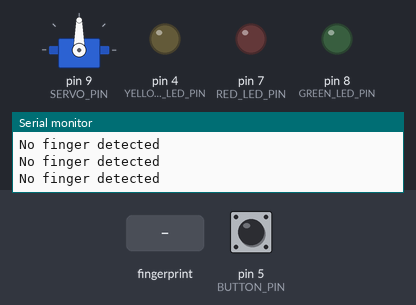
A sketch run on a simulated Arduino Uno, built with avr-gcc and run on an emulated ATmega328P. Parts: servo, output pins drawn as LEDs (lit = HIGH), the last lines printed to the serial monitor. The test bench sets the inputs (shaded band); at power-on: pin 5 (BUTTON_PIN) LOW.

Above: at 3.2 s.
3.3 s: finger stored as number 1 placed on the sensor
At 4.0 s:
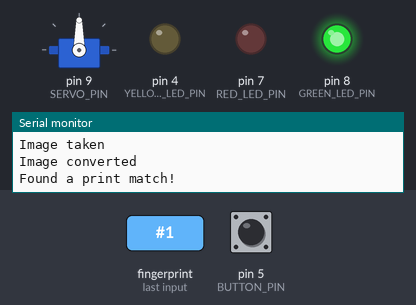
At 5.5 s:
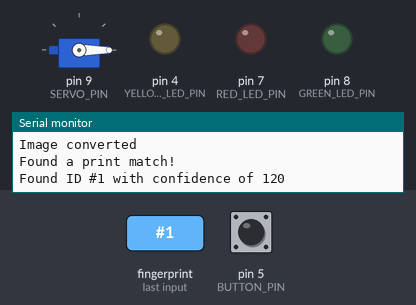
6.3 s: pin 5 (BUTTON_PIN) pulled HIGH for 3.2 s
At 7.7 s:
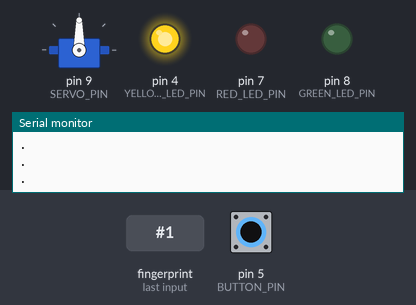
Timing chart, 0 to 9.3 s (numbered marks = the images above; inputs shaded):
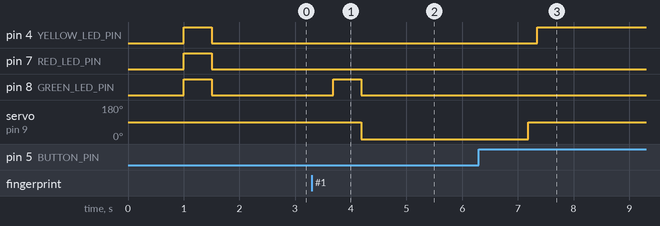

The sketch:

finger_lock.ino
```cpp
#include <Adafruit_Fingerprint.h>
#include <SoftwareSerial.h>
#include <Servo.h>

#define RED_LED_PIN 7
#define GREEN_LED_PIN 8
#define YELLOW_LED_PIN 4
#define BUTTON_PIN 5
#define SERVO_PIN 9

#define LOCK_POS  90
#define OPEN_POS  0


int buttonState;             // the current reading from the input pin
int lastButtonState = LOW;   // the previous reading from the input pin

// the following variables are long's because the time, measured in miliseconds,
// will quickly become a bigger number than can be stored in an int.
long lastDebounceTime = 0;  // the last time the output pin was toggled
long debounceDelay = 50;    // the debounce time; increase if the output flickers


// int getFingerprintIDez();
uint8_t getFingerprintID();

uint8_t getFingerprintEnroll(uint8_t id);


// pin #2 is IN from sensor (GREEN wire)
// pin #3 is OUT from arduino  (WHITE wire)
SoftwareSerial mySerial(2, 3);

Adafruit_Fingerprint finger = Adafruit_Fingerprint(&mySerial);
Servo myservo;  // create servo object to control a servo


void setup()
{
  Serial.begin(9600);
  Serial.println("fingertest");
  pinMode(BUTTON_PIN, INPUT);
  pinMode(RED_LED_PIN, OUTPUT);
  pinMode(GREEN_LED_PIN, OUTPUT);
  pinMode(YELLOW_LED_PIN, OUTPUT);
  myservo.attach(SERVO_PIN);  // attaches the servo on pin 9 to the servo object

  // set the data rate for the sensor serial port
  finger.begin(57600);

  if (finger.verifyPassword()) {
    Serial.println("Found fingerprint sensor!");
  } else {
    Serial.println("Did not find fingerprint sensor :(");
    while (1);
  }

  digitalWrite(RED_LED_PIN, HIGH);   // turn the LED on (HIGH is the voltage level)
  digitalWrite(GREEN_LED_PIN, HIGH);   // turn the LED on (HIGH is the voltage level)
  digitalWrite(YELLOW_LED_PIN, HIGH);   // turn the LED on (HIGH is the voltage level)
  delay(500);              // wait for half a second
  digitalWrite(RED_LED_PIN, LOW);    // turn the LED off by making the voltage LOW
  digitalWrite(GREEN_LED_PIN, LOW);    // turn the LED off by making the voltage LOW
  digitalWrite(YELLOW_LED_PIN, LOW);    // turn the LED off by making the voltage LOW
  delay(500);              // wait for half a second
  myservo.write(LOCK_POS);

  Serial.println("Waiting for valid finger...");
}

void signalRed()
{
  digitalWrite(RED_LED_PIN, HIGH);   // turn the LED on (HIGH is the voltage level)
  delay(500);              // wait for half a second
  digitalWrite(RED_LED_PIN, LOW);    // turn the LED off by making the voltage LOW
}

void signalGreen()
{
  digitalWrite(GREEN_LED_PIN, HIGH);   // turn the LED on (HIGH is the voltage level)
  delay(500);              // wait for half a second
  digitalWrite(GREEN_LED_PIN, LOW);    // turn the LED off by making the voltage LOW
}

void checksetupButton()
{
  // read the state of the switch into a local variable:
  int reading = digitalRead(BUTTON_PIN);

  // check to see if you just pressed the button
  // (i.e. the input went from LOW to HIGH),  and you've waited
  // long enough since the last press to ignore any noise:

  // If the switch changed, due to noise or pressing:
  if (reading != lastButtonState) {
    // reset the debouncing timer
    lastDebounceTime = millis();
  }

  if ((millis() - lastDebounceTime) > debounceDelay) {
    // whatever the reading is at, it's been there for longer
    // than the debounce delay, so take it as the actual current state:

    // if the button state has changed:
    if (reading != buttonState) {
      buttonState = reading;

     if (buttonState == HIGH) {
          uint8_t id = 0;
          Serial.print("Enrolling ID #");
          Serial.println(id);

          while (!  getFingerprintEnroll(id) );

     }
    }
  }

  // // set the LED:
  // digitalWrite(ledPin, ledState);

  // save the reading.  Next time through the loop,
  // it'll be the lastButtonState:
  lastButtonState = reading;

}

void loop()
{

  // if enroll button is pressed, light yellow led when enrolling, green for ok, red for error
  // when powering up try recognize for 10 seconds, red and green for success failure
  getFingerprintID();
  delay(50);            //don't need to run this at full speed.
  checksetupButton();
}


void waitForOK()
{
  uint8_t p = -1;
  while (p != FINGERPRINT_OK) {
    p = finger.getImage();
    switch (p) {
    case FINGERPRINT_OK:
      Serial.println("Image taken");
      break;
    case FINGERPRINT_NOFINGER:
      Serial.println(".");
      break;
    case FINGERPRINT_PACKETRECIEVEERR:
      Serial.println("Communication error");
      break;
    case FINGERPRINT_IMAGEFAIL:
      Serial.println("Imaging error");
      break;
    default:
      Serial.println("Unknown error");
      break;
    }
  }
}

void dumpMessage(uint8_t p)
{
    switch (p) {
    case FINGERPRINT_OK:
      Serial.println("Image converted");
      break;
    case FINGERPRINT_IMAGEMESS:
      Serial.println("Image too messy");
      break;
    case FINGERPRINT_PACKETRECIEVEERR:
      Serial.println("Communication error");
      break;
    case FINGERPRINT_FEATUREFAIL:
      Serial.println("Could not find fingerprint features");
      break;
    case FINGERPRINT_INVALIDIMAGE:
      Serial.println("Could not find fingerprint features");
      break;
    default:
      Serial.println("Unknown error");
      break;
  }

}


// void loopEnroll()                     // run over and over again
// {
//   Serial.println("Type in the ID # you want to save this finger as...");
//   uint8_t id = 0;
//   while (true) {
//     while (! Serial.available());
//     char c = Serial.read();
//     if (! isdigit(c)) break;
//     id *= 10;
//     id += c - '0';
//   }
//   Serial.print("Enrolling ID #");
//   Serial.println(id);

//   while (!  getFingerprintEnroll(id) );
// }

uint8_t getFingerprintEnroll(uint8_t id) {
  uint8_t p = -1;
  Serial.println("Waiting for valid finger to enroll");
  digitalWrite(YELLOW_LED_PIN, HIGH);
  waitForOK();


  // OK success!

  p = finger.image2Tz(1);
  dumpMessage(p);
  digitalWrite(YELLOW_LED_PIN, LOW);
  if (p != FINGERPRINT_OK)
  {
    signalRed();
    return p;
  }

  Serial.println("Remove finger");
  delay(2000);
  p = 0;
  while (p != FINGERPRINT_NOFINGER) {
    p = finger.getImage();
  }

  p = -1;
  Serial.println("Place same finger again");
  digitalWrite(YELLOW_LED_PIN, HIGH);
  waitForOK();
  // OK success!

  p = finger.image2Tz(2);
  dumpMessage(p);
  digitalWrite(YELLOW_LED_PIN, LOW);
  if (p != FINGERPRINT_OK)
  {
    signalRed();
    return p;
  }


  // OK converted!
  p = finger.createModel();
  if (p == FINGERPRINT_OK) {
    Serial.println("Prints matched!");
  } else if (p == FINGERPRINT_PACKETRECIEVEERR) {
    Serial.println("Communication error");
    signalRed();
    return p;
  } else if (p == FINGERPRINT_ENROLLMISMATCH) {
    Serial.println("Fingerprints did not match");
    signalRed();
    return p;
  } else {
    Serial.println("Unknown error");
    signalRed();
    return p;
  }

  p = finger.storeModel(id);
  if (p == FINGERPRINT_OK) {
    Serial.println("Stored!");
    signalGreen();
    return 1;
  } else if (p == FINGERPRINT_PACKETRECIEVEERR) {
    Serial.println("Communication error");
    signalRed();
    return p;
  } else if (p == FINGERPRINT_BADLOCATION) {
    Serial.println("Could not store in that location");
    signalRed();
    return p;
  } else if (p == FINGERPRINT_FLASHERR) {
    Serial.println("Error writing to flash");
    signalRed();
    return p;
  } else {
    Serial.println("Unknown error");
    signalRed();
    return p;
  }
}


/*-------------------------*/


// void loopIdentify()                     // run over and over again
// {
// }

uint8_t getFingerprintID() {
  uint8_t p = finger.getImage();
  switch (p) {
    case FINGERPRINT_OK:
      Serial.println("Image taken");
      break;
    case FINGERPRINT_NOFINGER:
      Serial.println("No finger detected");
      return p;
    case FINGERPRINT_PACKETRECIEVEERR:
      Serial.println("Communication error");
      return p;
    case FINGERPRINT_IMAGEFAIL:
      Serial.println("Imaging error");
      return p;
    default:
      Serial.println("Unknown error");
      return p;
  }

  // OK success!

  p = finger.image2Tz();
  dumpMessage(p);
  if (p != FINGERPRINT_OK)
    return p;

  // OK converted!
  p = finger.fingerFastSearch();
  if (p == FINGERPRINT_OK) {
    Serial.println("Found a print match!");
    signalGreen();
  } else if (p == FINGERPRINT_PACKETRECIEVEERR) {
    Serial.println("Communication error");
    return p;
  } else if (p == FINGERPRINT_NOTFOUND) {
    Serial.println("Did not find a match");
    signalRed();
    return p;
  } else {
    Serial.println("Unknown error");
    return p;
  }

  // found a match!
  Serial.print("Found ID #"); Serial.print(finger.fingerID);
  Serial.print(" with confidence of "); Serial.println(finger.confidence);

  myservo.write(OPEN_POS);
  delay(3000);              // wait for half a second
  myservo.write(LOCK_POS);

}

// // returns -1 if failed, otherwise returns ID #
// int getFingerprintIDez() {
//   uint8_t p = finger.getImage();
//   if (p != FINGERPRINT_OK)  return -1;

//   p = finger.image2Tz();
//   if (p != FINGERPRINT_OK)  return -1;

//   p = finger.fingerFastSearch();
//   if (p != FINGERPRINT_OK)  return -1;

//   // found a match!
//   Serial.print("Found ID #"); Serial.print(finger.fingerID);
//   Serial.print(" with confidence of "); Serial.println(finger.confidence);


//   return finger.fingerID;


/*---------*/

// // twelve servo objects can be created on most boards

// int pos = 0;    // variable to store the servo position

// void setup() {

// }

// void loop() {
// //  for (pos = 0; pos <= 180; pos += 1) { // goes from 0 degrees to 180 degrees
// //    // in steps of 1 degree
// //    myservo.write(pos);              // tell servo to go to position in variable 'pos'
// //    delay(5);                       // waits 15ms for the servo to reach the position
// //  }
// //  for (pos = 180; pos >= 0; pos -= 1) { // goes from 180 degrees to 0 degrees
// //    myservo.write(pos);              // tell servo to go to position in variable 'pos'
// //    delay(5);                       // waits 15ms for the servo to reach the position
// //  }
// }


/*----------*/

// // the setup function runs once when you press reset or power the board
// void setup() {
//   // initialize digital pin 13 as an output.
//   pinMode(4, OUTPUT);
//   pinMode(7, OUTPUT);
//   pinMode(8, OUTPUT);
// }

// // the loop function runs over and over again forever
// void loop() {
//   digitalWrite(4, HIGH);   // turn the LED on (HIGH is the voltage level)
//   digitalWrite(7, HIGH);   // turn the LED on (HIGH is the voltage level)
//   digitalWrite(8, HIGH);   // turn the LED on (HIGH is the voltage level)
//   delay(1000);              // wait for a second
//   digitalWrite(4, LOW);    // turn the LED off by making the voltage LOW
//   digitalWrite(7, LOW);    // turn the LED off by making the voltage LOW
//   digitalWrite(8, LOW);    // turn the LED off by making the voltage LOW
//   delay(1000);              // wait for a second
// }


/*---------*/


// // constants won't change. They're used here to
// // set pin numbers:
// const int buttonPin = 5;    // the number of the pushbutton pin
// const int ledPin = 13;      // the number of the LED pin

// // Variables will change:
// int ledState = HIGH;         // the current state of the output pin

// void setup() {
//   pinMode(buttonPin, INPUT);
//   pinMode(ledPin, OUTPUT);

//   // set initial LED state
//   digitalWrite(ledPin, ledState);
// }

// void loop() {
// }
```

Measured:
- after the input at 3.3 s, pin 8 (GREEN_LED_PIN): LOW → HIGH after 0.38 s, → LOW 0.50 s later; servo on pin 9 (SERVO_PIN): 90° → 0° after 0.88 s
- after the input at 6.3 s, pin 4 (YELLOW_LED_PIN): LOW → HIGH after 1.0 s
